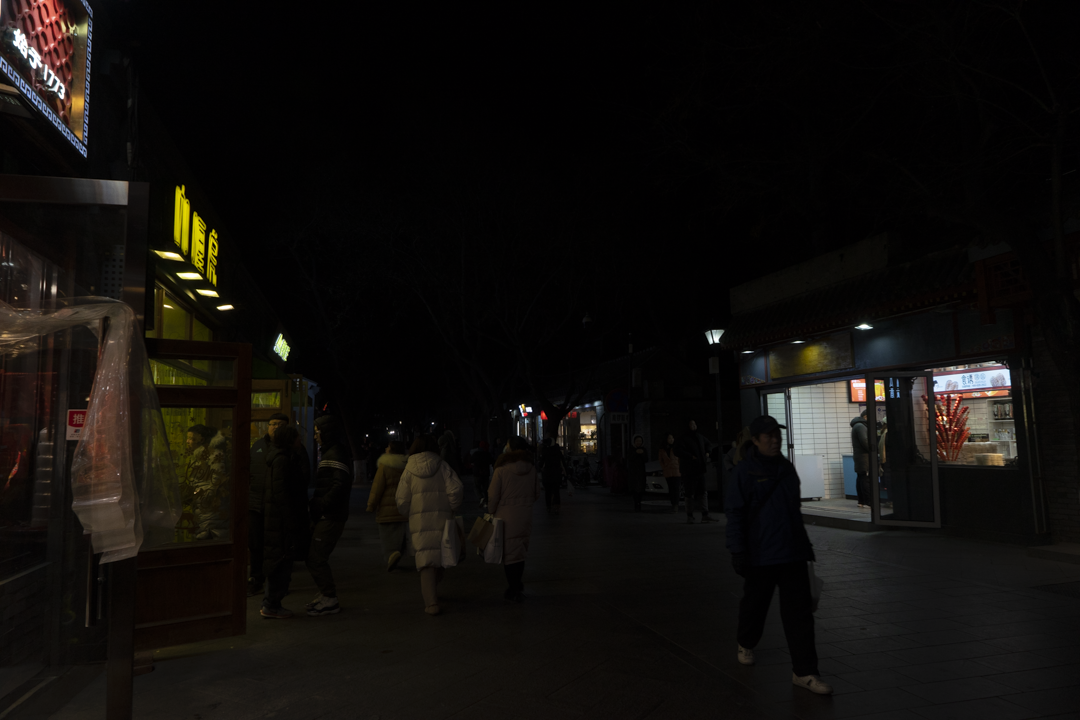
#> input picture images/2543.png, 1080 x 720 px, found by its file name
$ jupyter execute T6_Explicacion_Ecualizacion_del_histograma.ipynb
#> lines starting #> are read from the running program, lines starting #| are printed output that depends on the picture
# Ecualización del Histograma
## ¿Cómo realizamos la Ecualización del Histograma manualmente?

### Librerías

[cell 1]
# Importar Librerías
import cv2
import numpy as np
import matplotlib.pyplot as plt
import requests
from io import BytesIO
from google.colab import files
import pandas as pd
# filtra warnings
import warnings
warnings.filterwarnings('ignore')

### Funciones

[cell 2]
# Función para redimensionar la imagen
def resize_image(image, size):
    return cv2.resize(image, (size, size), interpolation=cv2.INTER_AREA)

# Función para mostrar una imagen con los valores de intensidad pintados
def mostrar_imagen_con_valores(imagen, titulo):
    plt.imshow(imagen, cmap="gray")
    plt.title(titulo)
    plt.axis("off")
    for i in range(imagen.shape[0]):
        for j in range(imagen.shape[1]):
            value = imagen[i, j]
            plt.text(j, i, f"{value}", color="red", ha="center", va="center", fontsize=8)

# Función para calcular y mostrar histograma y CDF
def mostrar_histograma_e_cdf(imagen, titulo, ax):
    hist, bins = np.histogram(imagen.flatten(), 256, [0, 256])
    cdf = hist.cumsum()
    cdf_normalized = cdf * float(hist.max()) / cdf.max()

    ax.plot(cdf_normalized, color="b", label="CDF")
    ax.hist(imagen.flatten(), bins=256, color="gray", alpha=0.7, label="Histograma")
    ax.set_title(titulo)
    ax.set_xlabel("Intensidad")
    ax.set_ylabel("Frecuencia")
    ax.legend()

### Cargamos Imagen y Redimensionamos

[cell 3]
uploaded = files.upload()
#> the answer given: 2543.png
image_path = list(uploaded.keys())[0]
image = cv2.imread(image_path, cv2.IMREAD_GRAYSCALE)
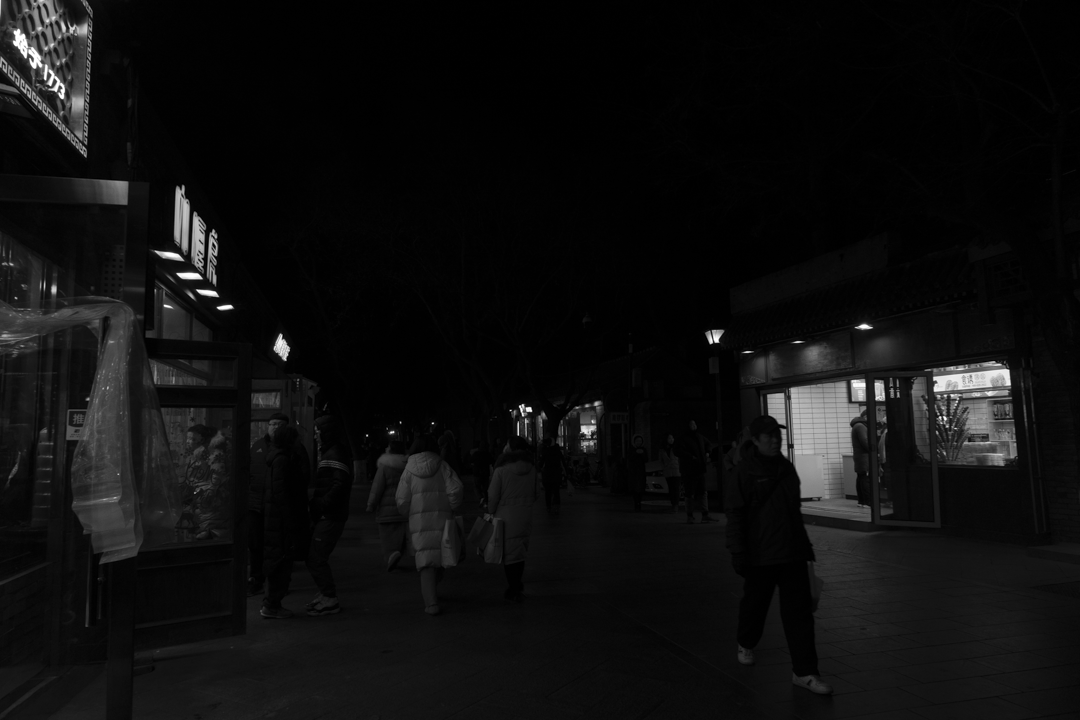
#> image: shape (720, 1080); min 0, max 255, mean 14.5

# Redimensionar la imagen a 16x16 píxeles, puedes probar a cambiar a otras resoluciones! 32x32 etc
size_x = 16
size_y = 16
resized_image = cv2.resize(image, (size_x, size_y), interpolation=cv2.INTER_AREA)

# Crear la figura
plt.figure(figsize=(8, 8))
plt.imshow(resized_image, cmap="gray")
plt.title(f"Imagen en escala de grises ({size_x}x{size_y}) con valores de intensidad")
plt.axis("off")

# Añadir los valores de intensidad en cada píxel
for i in range(resized_image.shape[0]):
    for j in range(resized_image.shape[1]):
        value = resized_image[i, j]
        plt.text(j, i, f"{value}", color="red", ha="center", va="center", fontsize=10)

# Mostrar la imagen con los valores
plt.show()
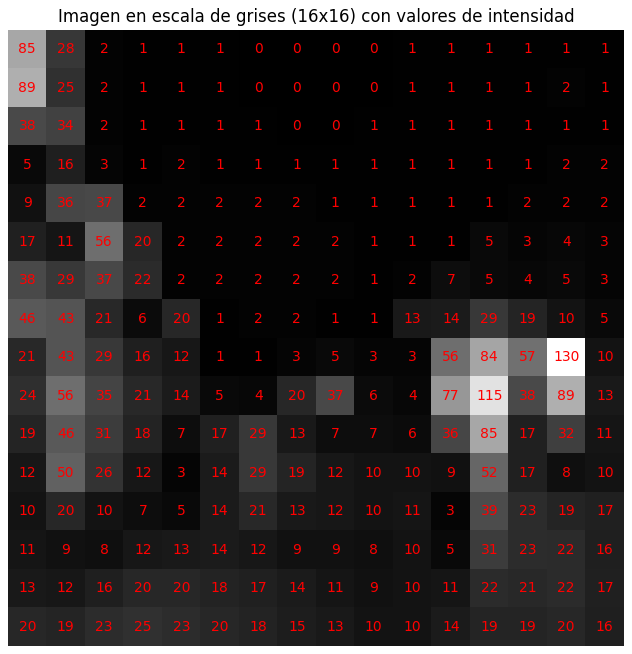
#> figure drawn by matplotlib, 1 panel

### Frecuencia de intensidades y suma acumulativa

[cell 4]
# Calcular la frecuencia de intensidades
unique, counts = np.unique(resized_image, return_counts=True)
#> unique = 49 values from 0 to 130; counts = 49 values, max 52 at index 1, min 1 at index 15, mean 5.22
frequency_df = pd.DataFrame({"Intensity": unique, "Frequency": counts})
#> frequency_df = table of 49 rows and 2 columns

# Calcular la suma acumulativa
frequency_df["Cumulative Sum"] = frequency_df["Frequency"].cumsum()
frequency_df
#> Out = table of 49 rows and 3 columns

### Representación Gráfica del histograma y la suma acumulativa de intensidades
- CDF (Cumulative Distribution Frequency)

[cell 5]
hist,bins = np.histogram(resized_image.flatten(),256,[0,256])
#> hist = 256 values, max 52 at index 1, min 0 at index 27, mean 1; bins = 257 values from 0 to 256

cdf = hist.cumsum()
#> cdf = 256 values from 10 to 256
cdf_normalized = cdf * float(hist.max()) / cdf.max()
#> cdf_normalized = 256 values from 2.03 to 52

# Histograma de la imagen original
plt.plot(cdf_normalized, color = 'b')
plt.hist(resized_image.flatten(), bins=256, color='gray', alpha=0.9)
plt.title("Histograma Escala de Grises")
plt.xlabel("Intensidad")
plt.ylabel("Frecuencia")
plt.legend(["CDF", "Histograma"])
plt.show();
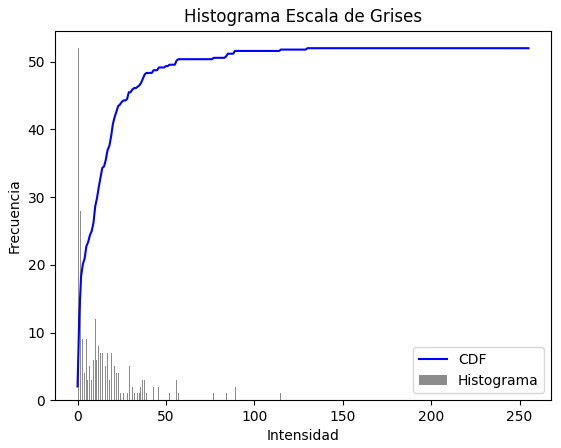
#> figure drawn by matplotlib, 1 panel; tallest bar 52 high, from x = 0.508 to 1.02; curve peaks at x = 130, y = 52

# Procedemos a calcular la ecualización del histograma

## Introducción

La ecualización del histograma redistribuye los valores de intensidad de una imagen para mejorar su contraste. El cálculo se basa en la fórmula siguiente:

### Fórmula

$$
h(v) = \text{round}\left(\frac{\text{cdf}(v) - \text{cdf}_{\text{min}}}{(M \cdot N) - \text{cdf}_{\text{min}}} \cdot (L - 1)\right)
$$

Donde:

- $h(v)$: Intensidad de salida para un nivel $v$.
- $\text{cdf}(v)$: Función de distribución acumulativa (CDF) para el nivel $v$.
- $\text{cdf}_{\text{min}}$: Valor mínimo de la CDF que no es cero.
- $M \cdot N$: Número total de píxeles en la imagen. Ejemplo con 16x16
- $L$: Número total de niveles de intensidad (256 para imágenes de 8 bits).

---

## Ejemplo

Supongamos que tenemos la siguiente tabla de valores de intensidad y sus correspondientes valores acumulativos (CDF):

| Valor de Intensidad         | CDF                     |
|-----------------------------|-------------------------|
| 89                          | 26                      |
| 90                          | 27                      |
| 95                          | 28                      |
| **96**                      | **29**                  |
| 97                          | 139                     |

 Cálculo para \( v = 96 \)

$$
h(96) = \text{round}\left(\frac{29 - 1}{255} \cdot 255\right)=\text{round}(0.1098 \cdot 255)= 28
$$

Aplicando esta fórmula para cada píxel de la imagen, obtenemos la matriz transformada:

[cell 6]
# Calcular el histograma y el CDF
unique, counts = np.unique(resized_image, return_counts=True)
cdf = np.cumsum(counts)
#> cdf = 49 values from 10 to 256
cdf_min = np.min(cdf)
#> cdf_min = 10
total_pixels = resized_image.size
#> total_pixels = 256
L = 256  # Rango de intensidades (0-255)

# Crear un mapa de mapeo para intensidades
mapping = {}
for intensity, freq, cdf_val in zip(unique, counts, cdf):
    mapping[intensity] = round(((cdf_val - cdf_min) / (total_pixels - cdf_min)) * (L - 1))
#> this loop made 49 passes
#> (intensity, freq, cdf_val) on passes 1 to 12: (0, 10, 10), (1, 52, 62), (2, 28, 90), (3, 9, 99), (4, 4, 103), (5, 9, 112), (6, 3, 115), (7, 5, 120), (8, 3, 123), (9, 6, 129), (10, 12, 141), (11, 6, 147)
#> after the loop, mapping = 49 items

# Ecualizar la imagen usando el mapeo
equalized_image = np.zeros_like(resized_image)
for intensity in unique:
    equalized_image[resized_image == intensity] = mapping[intensity]
#> this loop made 49 passes
#> intensity on passes 30 to 41: 31, 32, 34, 35, 36, 37, 38, 39, 43, 46, 50, 52

# Crear la figura y mostrar las imágenes lado a lado
plt.figure(figsize=(12, 6))

# Mostrar la imagen original
plt.subplot(1, 2, 1)
mostrar_imagen_con_valores(resized_image, "Imagen Original con Valores")

# Mostrar la imagen ecualizada
plt.subplot(1, 2, 2)
mostrar_imagen_con_valores(equalized_image, "Imagen Ecualizada con Valores")

plt.tight_layout()
plt.show()
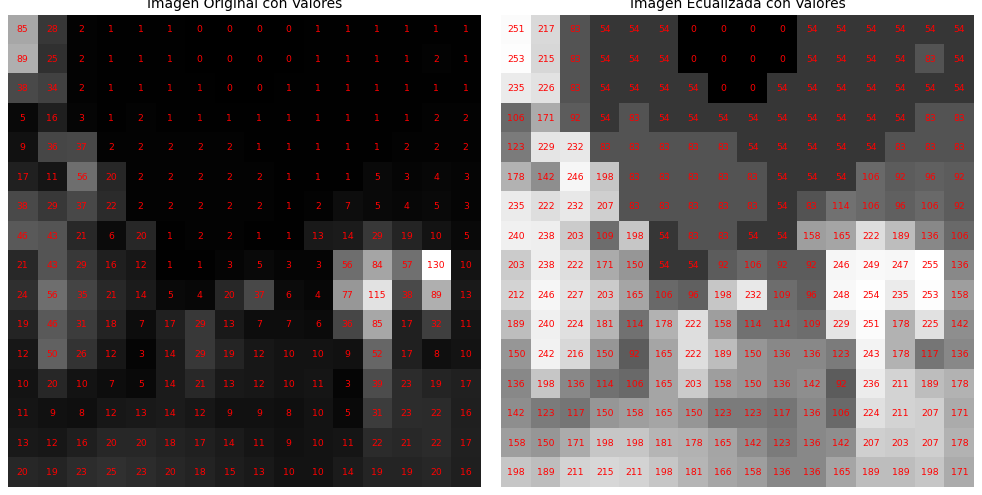
#> figure drawn by matplotlib, 2 panels

## Utilizando OpenCV obtenemos los mismo resultados

[cell 7]
# Ecualizar la imagen utilizando OpenCV
equalized_image_cv2 = cv2.equalizeHist(resized_image)

# Crear la figura y mostrar las imágenes lado a lado
plt.figure(figsize=(12, 6))

# Mostrar la imagen original
plt.subplot(1, 2, 1)
mostrar_imagen_con_valores(resized_image, "Imagen Original con Valores")

# Mostrar la imagen ecualizada
plt.subplot(1, 2, 2)
mostrar_imagen_con_valores(equalized_image_cv2, "Imagen Ecualizada con Valores (OpenCV)")

plt.tight_layout()
plt.show()

[cell 8]
# Crear la figura para los tres casos
fig, axs = plt.subplots(1, 3, figsize=(18, 6))

# Histograma y CDF para imagen original
mostrar_histograma_e_cdf(resized_image, "Original", axs[0])
#> in mostrar_histograma_e_cdf, `hist, bins = np.histogram(imagen.flatten(), 256, [0, 256])`: bins = 257 values from 0 to 256
#> in mostrar_histograma_e_cdf, `cdf = hist.cumsum()`: cdf = 256 values from 10 to 256
#> in mostrar_histograma_e_cdf, `cdf_normalized = cdf * float(hist.max()) / cdf.max()`: cdf_normalized = 256 values from 2.03 to 52
# Histograma y CDF para ecualización manual
mostrar_histograma_e_cdf(equalized_image, "Ecualización Manual", axs[1])
# Histograma y CDF para ecualización con OpenCV
mostrar_histograma_e_cdf(equalized_image_cv2, "Ecualización OpenCV", axs[2])

plt.tight_layout()
plt.show()
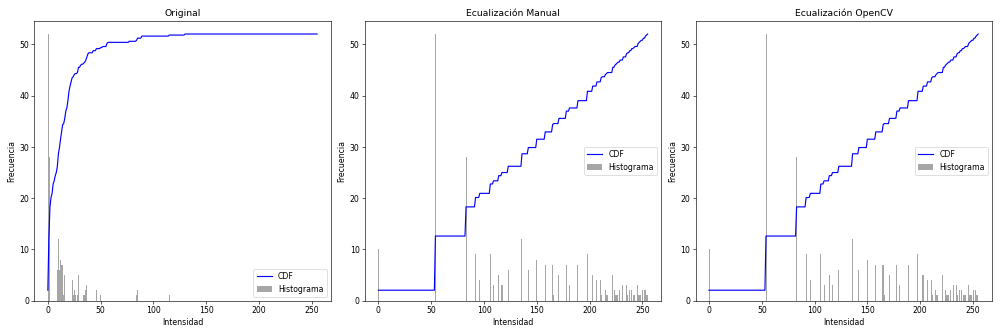
#> figure drawn by matplotlib, 3 panels; panel 1: tallest bar 52 high, from x = 0.508 to 1.02; panel 1: curve peaks at x = 130, y = 52; panel 2: tallest bar 52 high, from x = 53.79 to 54.79; panel 2: curve peaks at x = 255, y = 52

$ run again, on images/5837.png
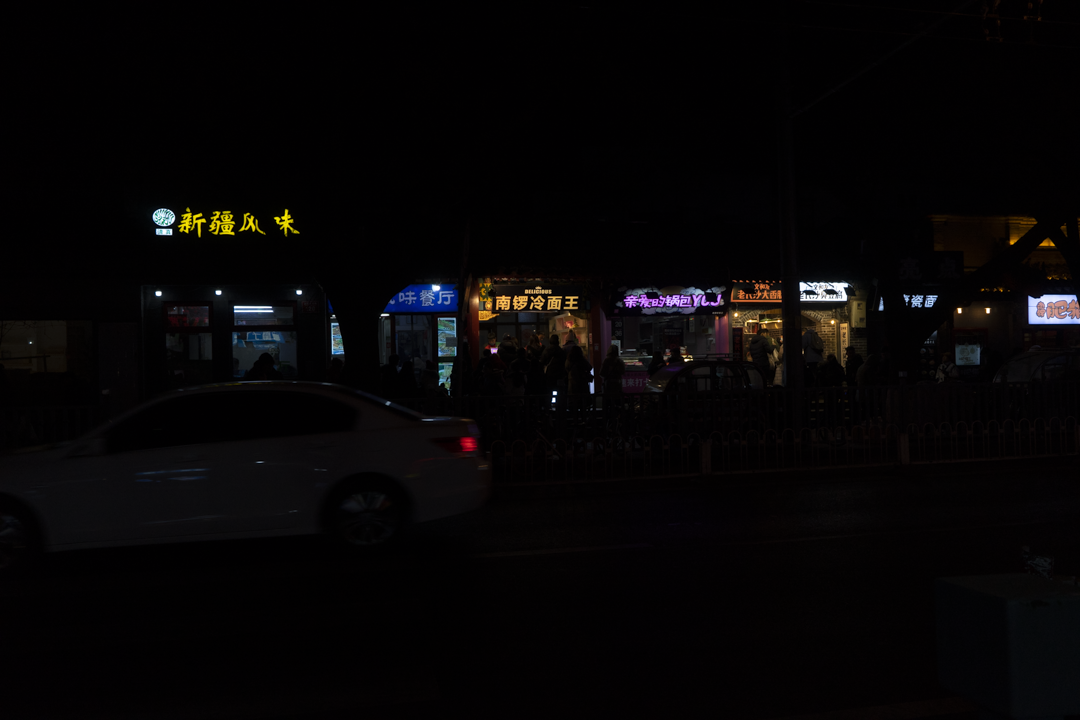
#> input picture images/5837.png, 1080 x 720 px, found by its file name
#> unique = 36 values from 0 to 61; counts = 36 values, max 60 at index 0, min 1 at index 15, mean 7.11
#> frequency_df = table of 36 rows and 2 columns
#> Out = table of 36 rows and 3 columns
#> `hist,bins = np.histogram(resized_image.flatten(),256,[0,256])`: hist = 256 values, max 60 at index 0, min 0 at index 20, mean 1; bins = 257 values from 0 to 256
#> `cdf = hist.cumsum()`: cdf = 256 values from 60 to 256
#> `cdf_normalized = cdf * float(hist.max()) / cdf.max()`: cdf_normalized = 256 values from 14.06 to 60
#> `cdf = np.cumsum(counts)`: cdf = 36 values from 60 to 256
#> cdf_min = 60
#> the loop `for intensity, freq, cdf_val in zip(unique, counts, cdf):` made 36 passes
#> (intensity, freq, cdf_val) on passes 1 to 8: (0, 60, 60), (1, 59, 119), (2, 37, 156), (3, 26, 182), (4, 12, 194), (5, 4, 198), (6, 5, 203), (7, 3, 206)
#> after the loop `for intensity, freq, cdf_val in zip(unique, counts, cdf):`: mapping = 36 items
#> the loop `for intensity in unique:` made 36 passes
#> intensity on passes 22 to 29: 23, 24, 25, 29, 30, 31, 32, 33
#> `plt.show()`:
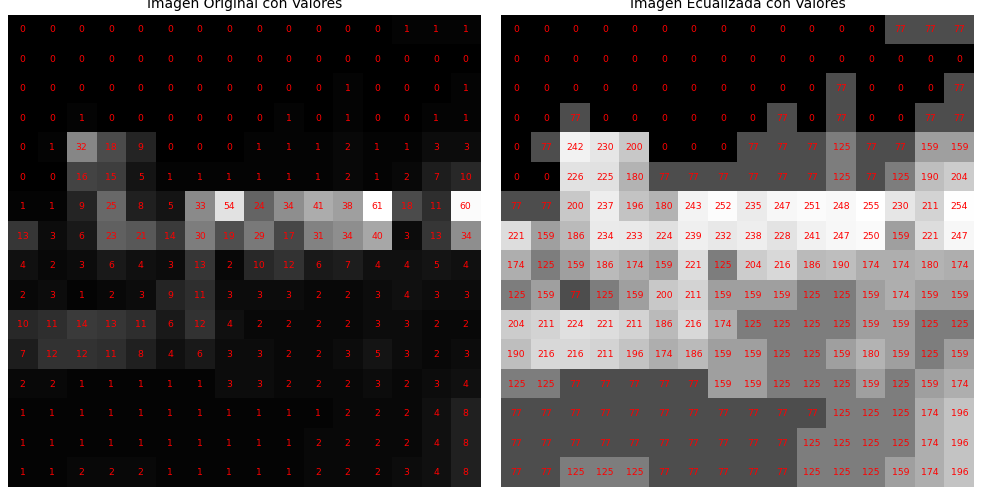
#> figure drawn by matplotlib, 2 panels
#> in mostrar_histograma_e_cdf, `hist, bins = np.histogram(imagen.flatten(), 256, [0, 256])`: bins = 257 values from 0 to 256
#> in mostrar_histograma_e_cdf, `cdf = hist.cumsum()`: cdf = 256 values from 60 to 256
#> in mostrar_histograma_e_cdf, `cdf_normalized = cdf * float(hist.max()) / cdf.max()`: cdf_normalized = 256 values from 14.06 to 60
#> `plt.show()`:
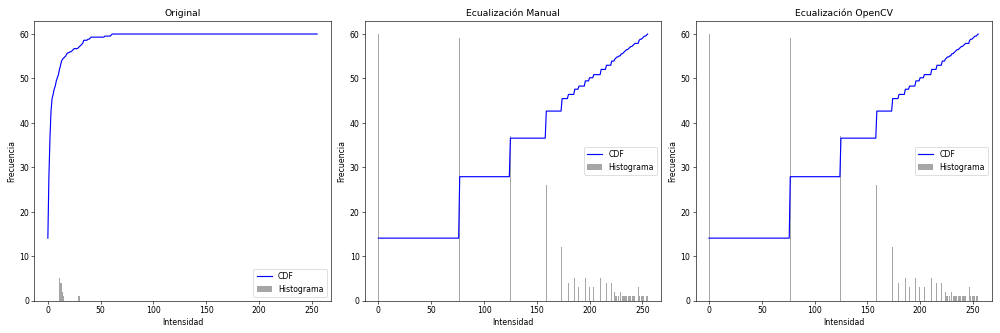
#> figure drawn by matplotlib, 3 panels; panel 1: tallest bar 60 high, from x = 0 to 0.238; panel 1: curve peaks at x = 61, y = 60; panel 2: tallest bar 60 high, from x = 0 to 0.996; panel 2: curve peaks at x = 255, y = 60
